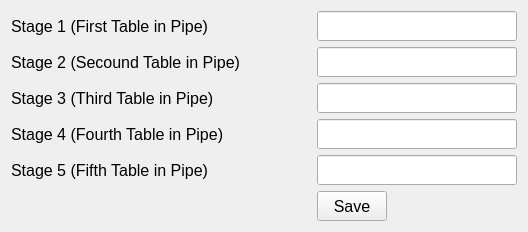
        <widget class="QWidget" name="tab_16">
         <attribute name="title">
          <string>Stages</string>
         </attribute>
         <layout class="QFormLayout" name="formLayout_10">
          <item row="0" column="0">
           <widget class="QLabel" name="label_107">
            <property name="minimumSize">
             <size>
              <width>300</width>
              <height>30</height>
             </size>
            </property>
            <property name="font">
             <font>
              <pointsize>12</pointsize>
             </font>
            </property>
            <property name="text">
             <string>Stage 1 (First Table in Pipe)</string>
            </property>
           </widget>
          </item>
          <item row="0" column="1">
           <widget class="QLineEdit" name="lineEdit_9">
            <property name="minimumSize">
             <size>
              <width>200</width>
              <height>30</height>
             </size>
            </property>
            <property name="maximumSize">
             <size>
              <width>200</width>
              <height>16777215</height>
             </size>
            </property>
            <property name="font">
             <font>
              <pointsize>12</pointsize>
             </font>
            </property>
           </widget>
          </item>
          <item row="1" column="0">
           <widget class="QLabel" name="label_108">
            <property name="minimumSize">
             <size>
              <width>300</width>
              <height>30</height>
             </size>
            </property>
            <property name="font">
             <font>
              <pointsize>12</pointsize>
             </font>
            </property>
            <property name="text">
             <string>Stage 2 (Secound Table in Pipe)</string>
            </property>
           </widget>
          </item>
          <item row="1" column="1">
           <widget class="QLineEdit" name="lineEdit_10">
            <property name="minimumSize">
             <size>
              <width>200</width>
              <height>30</height>
             </size>
            </property>
            <property name="maximumSize">
             <size>
              <width>200</width>
              <height>16777215</height>
             </size>
            </property>
            <property name="font">
             <font>
              <pointsize>12</pointsize>
             </font>
            </property>
           </widget>
          </item>
          <item row="2" column="0">
           <widget class="QLabel" name="label_109">
            <property name="minimumSize">
             <size>
              <width>300</width>
              <height>30</height>
             </size>
            </property>
            <property name="font">
             <font>
              <pointsize>12</pointsize>
             </font>
            </property>
            <property name="text">
             <string>Stage 3 (Third Table in Pipe)</string>
            </property>
           </widget>
          </item>
          <item row="2" column="1">
           <widget class="QLineEdit" name="lineEdit_43">
            <property name="minimumSize">
             <size>
              <width>200</width>
              <height>30</height>
             </size>
            </property>
            <property name="maximumSize">
             <size>
              <width>200</width>
              <height>16777215</height>
             </size>
            </property>
            <property name="font">
             <font>
              <pointsize>12</pointsize>
             </font>
            </property>
           </widget>
          </item>
          <item row="3" column="0">
           <widget class="QLabel" name="label_110">
            <property name="minimumSize">
             <size>
              <width>300</width>
              <height>30</height>
             </size>
            </property>
            <property name="font">
             <font>
              <pointsize>12</pointsize>
             </font>
            </property>
            <property name="text">
             <string>Stage 4 (Fourth Table in Pipe)</string>
            </property>
           </widget>
          </item>
          <item row="3" column="1">
           <widget class="QLineEdit" name="lineEdit_44">
            <property name="minimumSize">
             <size>
              <width>200</width>
              <height>30</height>
             </size>
            </property>
            <property name="maximumSize">
             <size>
              <width>200</width>
              <height>16777215</height>
             </size>
            </property>
            <property name="font">
             <font>
              <pointsize>12</pointsize>
             </font>
            </property>
           </widget>
          </item>
          <item row="4" column="0">
           <widget class="QLabel" name="label_111">
            <property name="minimumSize">
             <size>
              <width>300</width>
              <height>30</height>
             </size>
            </property>
            <property name="font">
             <font>
              <pointsize>12</pointsize>
             </font>
            </property>
            <property name="text">
             <string>Stage 5 (Fifth Table in Pipe)</string>
            </property>
           </widget>
          </item>
          <item row="4" column="1">
           <widget class="QLineEdit" name="lineEdit_45">
            <property name="minimumSize">
             <size>
              <width>200</width>
              <height>30</height>
             </size>
            </property>
            <property name="maximumSize">
             <size>
              <width>200</width>
              <height>16777215</height>
             </size>
            </property>
            <property name="font">
             <font>
              <pointsize>12</pointsize>
             </font>
            </property>
           </widget>
          </item>
          <item row="5" column="1">
           <widget class="QPushButton" name="pushButton_40">
            <property name="minimumSize">
             <size>
              <width>0</width>
              <height>30</height>
             </size>
            </property>
            <property name="maximumSize">
             <size>
              <width>70</width>
              <height>16777215</height>
             </size>
            </property>
            <property name="font">
             <font>
              <pointsize>12</pointsize>
             </font>
            </property>
            <property name="text">
             <string>Save</string>
            </property>
           </widget>
          </item>
         </layout>
        </widget>
